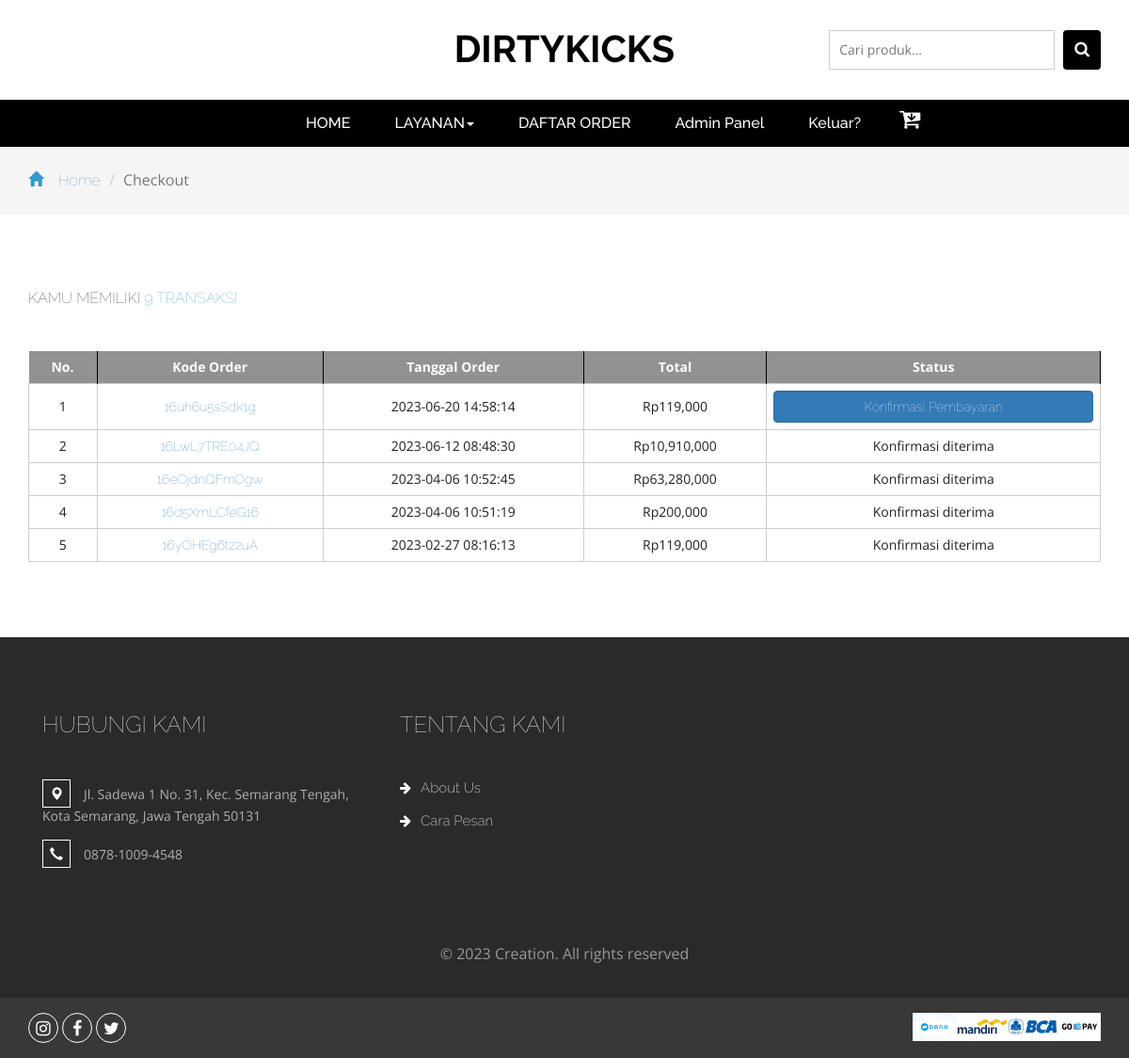
/daftarorder.php (signed in), run on the app's committed database.
### tables this page shows
CREATE TABLE `cart` (
  `idcart` int(11) NOT NULL,
  `orderid` varchar(100) NOT NULL,
  `userid` int(11) NOT NULL,
  `tglorder` timestamp NOT NULL DEFAULT current_timestamp(),
  `status` varchar(10) NOT NULL DEFAULT 'Cart'
);

### daftarorder.php (the view, shortened to what this page needs)
<?php
include 'dbconnect.php';
	$uid = $_SESSION['id'];
	$itungtrans = mysqli_query($conn,"select count(orderid) as jumlahtrans from cart where userid='$uid' and status!='Cart'");
	$itungtrans2 = mysqli_fetch_assoc($itungtrans);
	$itungtrans3 = $itungtrans2['jumlahtrans'];
?>
<!DOCTYPE html>
<html>
<head>
<link href="css/bootstrap.css" rel="stylesheet" type="text/css" media="all" />
<link href="css/style.css" rel="stylesheet" type="text/css" media="all" />
<link href="css/font-awesome.css" rel="stylesheet">
</head>
<body>
<body>
	<div class="logo_products">
		<div class="container">
			<div class="w3ls_logo_products_left">
				<h1><a href="index.php" style="judul">DIRTYKICKS</a></h1>
			</div>
		<div class="w3l_search">
			<form action="search.php" method="post">
				<input type="search" name="Search" placeholder="Cari produk...">
				<button type="submit" class="btn btn-default search" aria-label="Left Align">
					<i class="fa fa-search" aria-hidden="true"> </i>
				</button>
			</form>
		</div>
			<div class="clearfix"> </div>
		</div>
	</div>
	<div class="navigation-agileits">
		<div class="container">
			<nav class="navbar navbar-default">
							<div class="collapse navbar-collapse" id="bs-megadropdown-tabs">
								<ul class="nav navbar-nav">
									<li class="active"><a href="index.php" class="act">HOME</a></li>
									<li class="dropdown">
										<a href="#" class="dropdown-toggle" data-toggle="dropdown">LAYANAN<b class="caret"></b></a>
									</li>
									<li><a href="daftarorder.php">DAFTAR ORDER</a></li>
									<?php
										if(!isset($_SESSION['log'])){
											echo '
											<li><a href="registered.php"> Daftar</a></li>
											<li><a href="login.php">Masuk</a></li>
											';
										} else {
										if($_SESSION['role']=='Member'){
											echo '
											<li><a>Halo, '.$_SESSION["name"].'</a></li>
											<li><a href="logout.php">Keluar?</a></li>
											';
										} else {
											echo '
											<li><a href="admin">Admin Panel</a></li>
											<li><a href="logout.php">Keluar?</a></li>
											';
										};
										}
									?>
									<li><div class="product_list_header">
										<a href="cart.php"><button class="w3view-cart" type="submit" name="submit" value=""><i class="fa fa-cart-arrow-down" aria-hidden="true"></i></button>
					 					</a>
									</div></li>
								</ul>
							</div>
							</nav>
			</div>
		</div>
	<div class="breadcrumbs">
		<div class="container">
			<ol class="breadcrumb breadcrumb1">
				<li><a href="index.php"><span class="glyphicon glyphicon-home" aria-hidden="true"></span>Home</a></li>
				<li class="active">Checkout</li>
			</ol>
		</div>
	</div>
	<div class="checkout">
		<div class="container">
			<h2>Kamu memiliki <span><?php echo $itungtrans3 ?> transaksi</span></h2>
			<div class="checkout-right">
				<table class="timetable_sub">
					<thead>
						<tr>
							<th>No.</th>
							<th>Kode Order</th>
							<th>Tanggal Order</th>
							<th>Total</th>
							<th>Status</th>
						</tr>
					</thead>
					<?php
						$brg=mysqli_query($conn,"SELECT DISTINCT(idcart), c.orderid, tglorder, status from cart c, detailorder d where c.userid='$uid' and d.orderid=c.orderid and status!='Cart' order by tglorder DESC");
						$no=1;
						while($b=mysqli_fetch_array($brg)){
					?>
					<tr class="rem1"><form method="post">
						<td class="invert"><?php echo $no++ ?></td>
						<td class="invert"><a href="order.php?id=<?php echo $b['orderid'] ?>"><?php echo $b['orderid'] ?></a></td>
						<td class="invert"><?php echo $b['tglorder'] ?></td>
						<td class="invert">
						Rp<?php 				$ongkir = 10000;
												$ordid = $b['orderid'];
												$result1 = mysqli_query($conn,"SELECT SUM(qty*hargaafter)+$ongkir AS count FROM detailorder d, produk p where d.orderid='$ordid' and p.idproduk=d.idproduk order by d.idproduk ASC");
												$cekrow = mysqli_num_rows($result1);
												$row1 = mysqli_fetch_assoc($result1);
												$count = $row1['count'];
												if($cekrow > 0){
													echo number_format($count);
													} else {
														echo 'No data';
													}?>
						</td>
						<td class="invert">
							<div class="rem">
								<?php
								if($b['status']=='Payment'){
								echo '
								<a href="konfirmasi.php?id='.$b['orderid'].'" class="form-control btn-primary">
								Konfirmasi Pembayaran
								</a>
								';}
								else if($b['status']=='Diproses'){
								echo 'Pesanan Diproses (Pembayaran Diterima)';
								}
								else if($b['status']=='Dikirim'){
									echo 'Pesanan Dikirim';
								} else if($b['status']=='Selesai'){
									echo 'Pesanan Selesai';
								} else if($b['status']=='Dibatalkan'){
									echo 'Pesanan Dibatalkan';
								} else {
									echo 'Konfirmasi diterima';
								}
								?>
							</form>
							</div>
					</tr>
					<?php
						}
					?>
<div class="footer">
		<div class="container">
			<div class="w3_footer_grids">
				<div class="col-md-4 w3_footer_grid">
					<h3>Hubungi Kami</h3>
					<ul class="address">
					<li><i class="glyphicon glyphicon-map-marker" aria-hidden="true"></i>Jl. Sadewa 1 No. 31, Kec. Semarang Tengah, Kota Semarang, Jawa Tengah 50131</li>
						<li><i class="glyphicon glyphicon-earphone" aria-hidden="true"></i>0878-1009-4548</li>
					</ul>
				</div>
				<div class="col-md-3 w3_footer_grid">
					<h3>Tentang Kami</h3>
					<ul class="info">
						<li><i class="fa fa-arrow-right" aria-hidden="true"></i><a href="about.html">About Us</a></li>
						<li><i class="fa fa-arrow-right" aria-hidden="true"></i><a href="howto.html">Cara Pesan</a></li>
					</ul>
				</div>
				<div class="clearfix"> </div>
			</div>
		</div>
		<div class="footer-copy">
			<div class="container">
			<p>© 2023 Creation. All rights reserved</p>
			</div>
		</div>
	</div>
	<div class="footer-botm">
			<div class="container">
				<div class="w3layouts-foot">
					<ul>
						<li><a href="#" class="w3_agile_instagram"><i class="fa fa-instagram" aria-hidden="true"></i></a></li>
						<li><a href="#" class="w3_agile_facebook"><i class="fa fa-facebook" aria-hidden="true"></i></a></li>
						<li><a href="#" class="agile_twitter"><i class="fa fa-twitter" aria-hidden="true"></i></a></li>
					</ul>
				</div>
				<div class="payment-w3ls">
					<img src="images/card.png" alt=" " class="img-responsive">
				</div>
				<div class="clearfix"> </div>
			</div>
		</div>
<link href="css/skdslider.css" rel="stylesheet">
</body>
</html>

### data on the page
cart: orderid "16uh6u5sSdk1g", tglorder "2023-06-20 14:58:14", count "119,000"
cart: orderid "16LwL7TRE04JQ", tglorder "2023-06-12 08:48:30", count "10,910,000", status "Konfirmasi diterima"
cart: orderid "16eOjdnQFmOgw", tglorder "2023-04-06 10:52:45", count "63,280,000", status "Konfirmasi diterima"
cart: orderid "16d5XmLCfeG16", tglorder "2023-04-06 10:51:19", count "200,000", status "Konfirmasi diterima"
cart: orderid "16yOHEg6tz2uA", tglorder "2023-02-27 08:16:13", count "119,000", status "Konfirmasi diterima"

### other printed values
$itungtrans3 "9"
